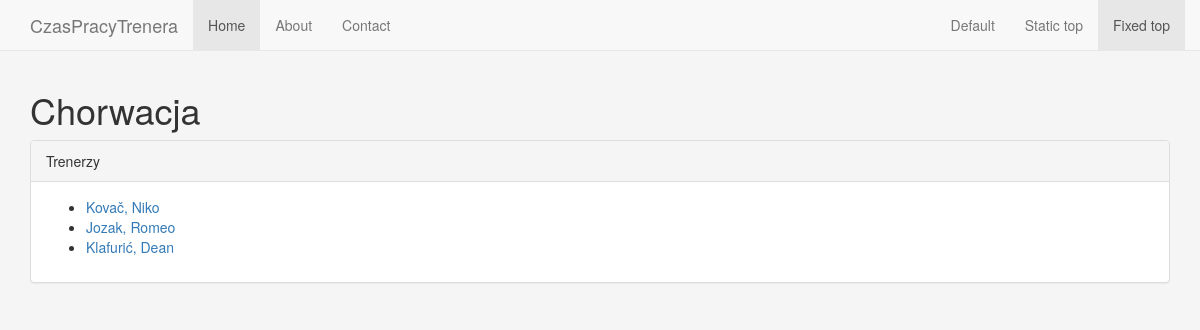
/country/7/, run on the app's committed database.
### managers/models.py (models this page shows, shortened)
class Country(models.Model):
    code = models.CharField(max_length=3)
    name_pl = models.CharField(max_length=50)
    name_en = models.CharField(max_length=50)
    icon_name = models.CharField(max_length=10)

class Manager(models.Model):
    country = models.ForeignKey(Country, null=True, blank=True, on_delete=models.SET_NULL)
    name_first = models.CharField(max_length=20)
    name_last = models.CharField(max_length=30)
    date_birth = models.DateField(null=True, blank=True)
    city_birth = models.ForeignKey(City, on_delete=models.SET_NULL, null=True, blank=True)
    slug = models.SlugField(max_length=55)
    photo = models.CharField(max_length=50, null=True, blank=True)

### managers/views.py (the view)
# urls.py: path('country/<int:country_id>/', views.country, name='country'),
def country(request, country_id):
    country = get_object_or_404(Country, pk=country_id)
    managers = Manager.objects.filter(country=country_id)
    seasons = Season.objects.filter(country=country_id)
    context = { 'country': country, 'managers': managers, 'cups': seasons }
    return render(request, 'managers/country.html', context)

### managers/templates/managers/country.html (shortened to what this page needs)
{% extends "managers/base.html" %}
{% load static %}
{% block content %}
<h1>{{ country.name_pl }}</h1>
  {% if managers %}
  <div class="panel panel-default">
    <div class="panel-heading">Trenerzy</div>
    <div class="panel-body"><ul>
      {% for manager in managers %}
      <li><a href="{% url 'managers:profile' manager.id %}">{{ manager.name_last }}, {{ manager.name_first }}</a></li>
      {% endfor %}
    </div></ul>
  </div>
  {% endif %}
{% endblock %}

### managers/static/managers/css/main.css (style rules this page uses)
body { min-height: 2000px; padding-top: 70px; background-color: whitesmoke; }

### data on the page
Country: name_pl "Chorwacja"
Manager: name_last "Kovač", name_first "Niko"
Manager: name_last "Jozak", name_first "Romeo"
Manager: name_last "Klafurić", name_first "Dean"
